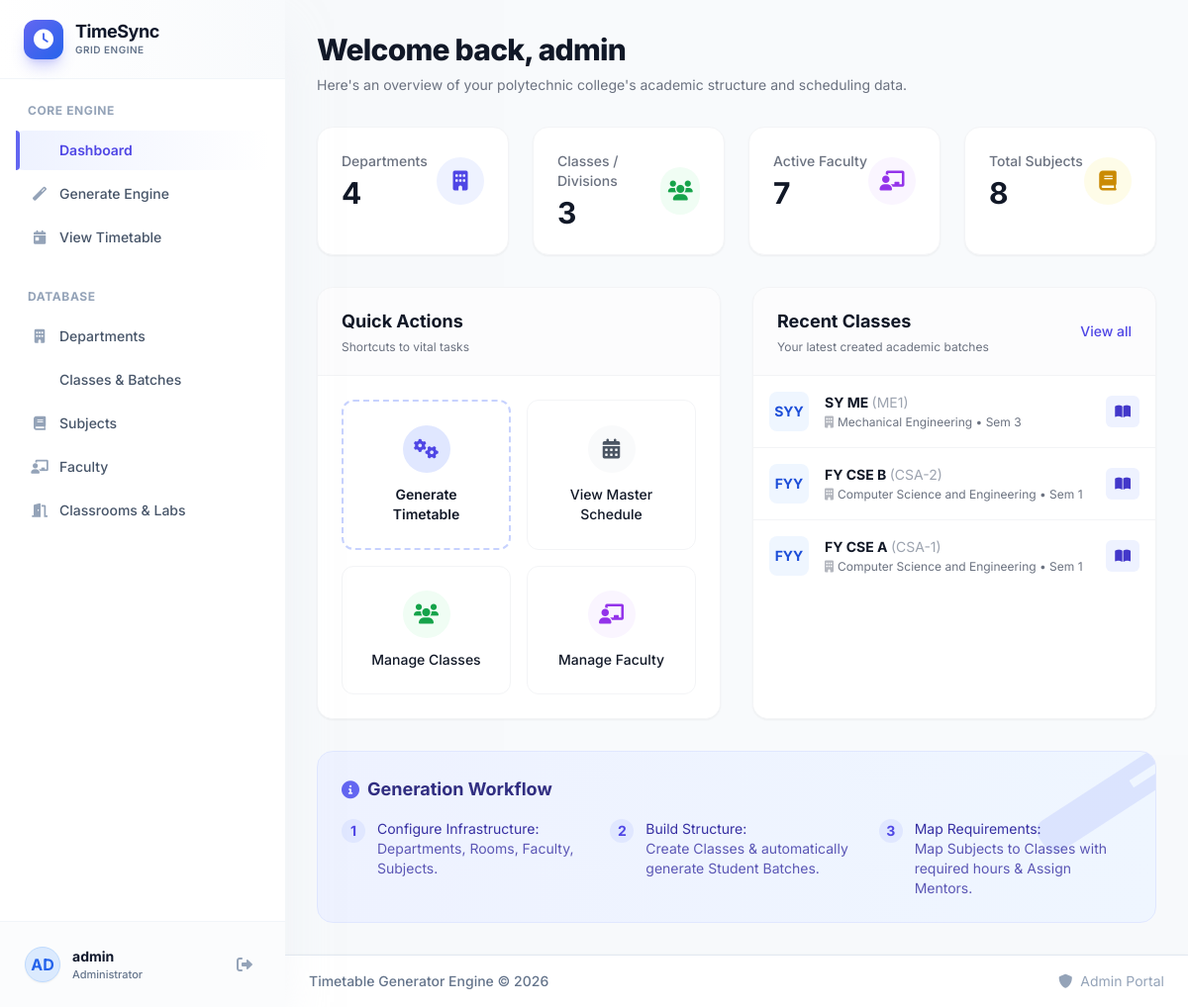
Page /dashboard (signed in) on the earlier database version.
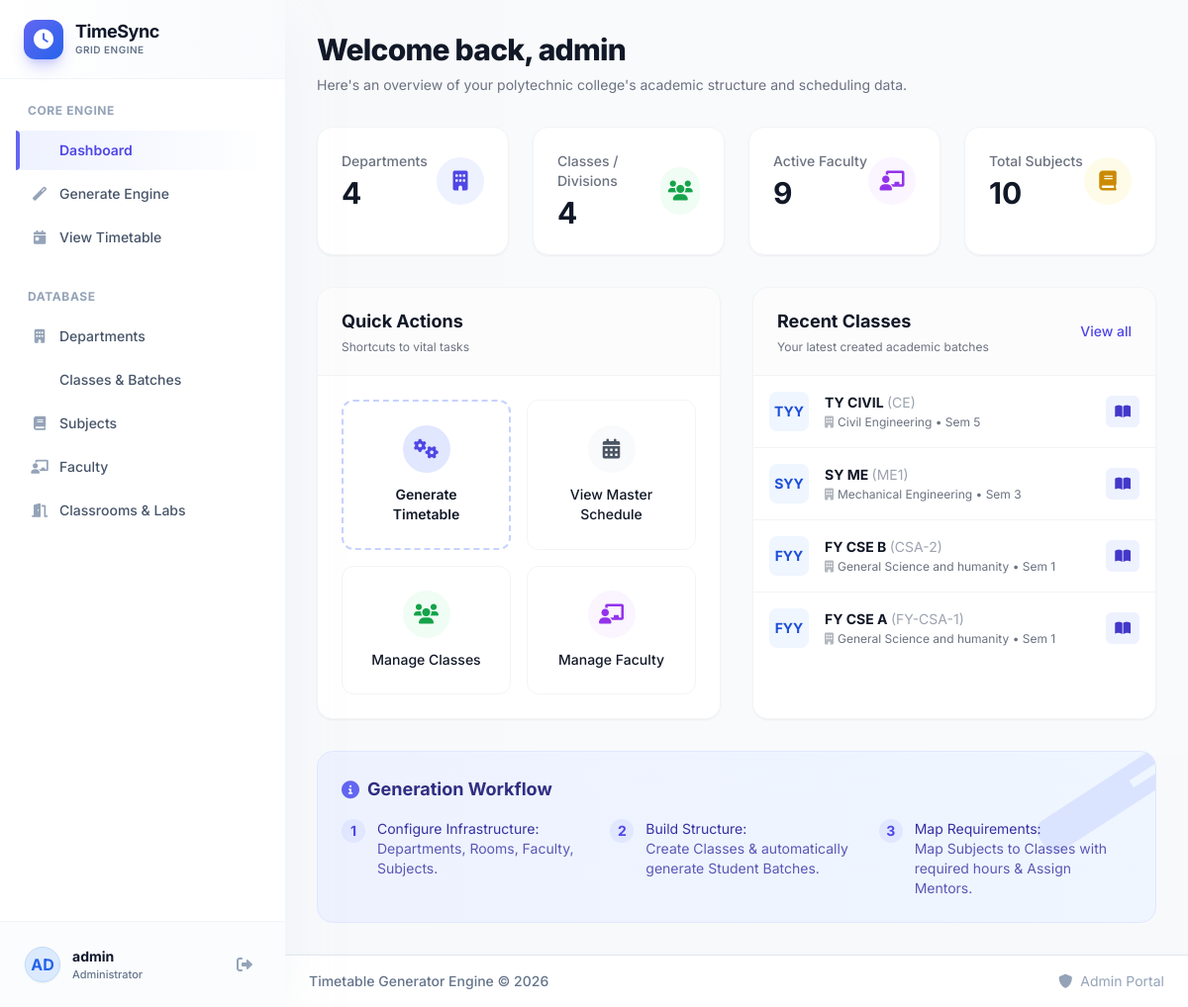
Same page on the later database version.
### app.py (models this page shows)
class Class(db.Model):
    id = db.Column(db.Integer, primary_key=True)
    name = db.Column(db.String(50), nullable=False)
    code = db.Column(db.String(20), unique=True, nullable=False)
    year = db.Column(db.String(10), nullable=False)  # FY, SY, TY
    department_id = db.Column(db.Integer, db.ForeignKey('department.id'), nullable=False)
    semester = db.Column(db.Integer, nullable=False)
    strength = db.Column(db.Integer, default=60)
    created_at = db.Column(db.DateTime, default=datetime.utcnow)
    subjects = db.relationship('ClassSubject', backref='class_ref', lazy=True)
    batches = db.relationship('Batch', backref='class_ref', lazy=True)
    timetable = db.relationship('Timetable', backref='class_ref', lazy=True)

class Department(db.Model):
    id = db.Column(db.Integer, primary_key=True)
    code = db.Column(db.String(10), unique=True, nullable=False)
    name = db.Column(db.String(100), nullable=False)
    description = db.Column(db.Text)
    created_at = db.Column(db.DateTime, default=datetime.utcnow)
    classes = db.relationship('Class', backref='department', lazy=True)
    faculty = db.relationship('Faculty', backref='department', lazy=True)

### app.py (the view)
@app.route('/dashboard')
@login_required
def dashboard():
    dept_count = Department.query.count()
    class_count = Class.query.count()
    faculty_count = Faculty.query.count()
    subject_count = Subject.query.count()
    recent_classes = Class.query.order_by(Class.created_at.desc()).limit(5).all()
    return render_template('dashboard.html',
                         dept_count=dept_count,
                         class_count=class_count,
                         faculty_count=faculty_count,
                         subject_count=subject_count,
                         recent_classes=recent_classes)

### app.py (called while the page is built)
@login_manager.user_loader
def load_user(user_id):
    return db.session.get(User, int(user_id))

### templates/dashboard.html (shortened to what the changed rows need)
{% extends "base.html" %}
{% block content %}
<div class="mb-8">
    <h1 class="text-3xl font-extrabold text-gray-900 tracking-tight">Welcome back, {{ current_user.username }}</h1>
</div>
<div class="grid grid-cols-1 sm:grid-cols-2 lg:grid-cols-4 gap-6 mb-8">
    <div class="group bg-white rounded-2xl shadow-sm border border-gray-100 p-6 hover:shadow-md transition-all duration-200 transform hover:-translate-y-1">
        <div class="flex items-center justify-between">
            <div>
                <p class="text-sm font-medium text-gray-500 mb-1">Classes / Divisions</p>
                <p class="text-3xl font-bold text-gray-900">{{ class_count }}</p>
            </div>
        </div>
    </div>
    <div class="group bg-white rounded-2xl shadow-sm border border-gray-100 p-6 hover:shadow-md transition-all duration-200 transform hover:-translate-y-1">
        <div class="flex items-center justify-between">
            <div>
                <p class="text-sm font-medium text-gray-500 mb-1">Active Faculty</p>
                <p class="text-3xl font-bold text-gray-900">{{ faculty_count }}</p>
            </div>
        </div>
    </div>
    <div class="group bg-white rounded-2xl shadow-sm border border-gray-100 p-6 hover:shadow-md transition-all duration-200 transform hover:-translate-y-1">
        <div class="flex items-center justify-between">
            <div>
                <p class="text-sm font-medium text-gray-500 mb-1">Total Subjects</p>
                <p class="text-3xl font-bold text-gray-900">{{ subject_count }}</p>
            </div>
        </div>
    </div>
</div>
<div class="grid grid-cols-1 lg:grid-cols-2 gap-8 mb-8">
    <div class="bg-white rounded-2xl shadow-sm border border-gray-100 overflow-hidden flex flex-col">
        <div class="p-0 flex-1 bg-white">
            {% if recent_classes %}
            <ul class="divide-y divide-gray-100 max-h-80 overflow-y-auto">
                {% for class in recent_classes %}
                <li class="p-4 hover:bg-gray-50 transition-colors">
                    <div class="flex items-center justify-between">
                        <div class="flex items-center space-x-4">
                            <div class="flex-shrink-0">
                                <span class="inline-flex items-center justify-center h-10 w-10 rounded-lg bg-blue-50 text-blue-700 font-bold text-sm">
                                    {{ class.year }}Y
                                </span>
                            </div>
                            <div>
                                <p class="text-sm font-bold text-gray-900">
                                    {{ class.name }} <span class="text-gray-400 font-normal">({{ class.code }})</span>
                                </p>
                                <p class="text-xs text-gray-500 mt-0.5">
                                    <i class="fas fa-building mr-1 opacity-50"></i>{{ class.department.name }} • Sem {{ class.semester }}
                                </p>
                            </div>
                        </div>
                        <div>
                            <a href="{{ url_for('manage_class_subjects', class_id=class.id) }}"
                               class="inline-flex items-center p-2 border border-transparent text-sm font-medium rounded-md text-primary-700 bg-primary-50 hover:bg-primary-100 transition-colors" title="Manage Subjects">
                                <i class="fas fa-book-open"></i>
                            </a>
                        </div>
                    </div>
                </li>
                {% endfor %}
            </ul>
            {% else %}
            <div class="p-8 text-center flex flex-col items-center justify-center h-full">
                <i class="fas fa-users-slash text-gray-300 text-4xl mb-3"></i>
                <p class="text-sm text-gray-500">No classes configured yet.</p>
            </div>
            {% endif %}
        </div>
    </div>
</div>
{% endblock %}

Differences in the rows shown:
added Class: year "TY", name "TY CIVIL", code "CE", department.name "Civil Engineering", semester "5"
changed Class "FY CSE B": department.name "Computer Science and Engineering" → "General Science and humanity"
changed Class "FY CSE A": code "CSA-1" → "FY-CSA-1"; department.name "Computer Science and Engineering" → "General Science and humanity"
Other differences:
{{ class_count }}: "3" → "4"
{{ faculty_count }}: "7" → "9"
{{ subject_count }}: "8" → "10"
